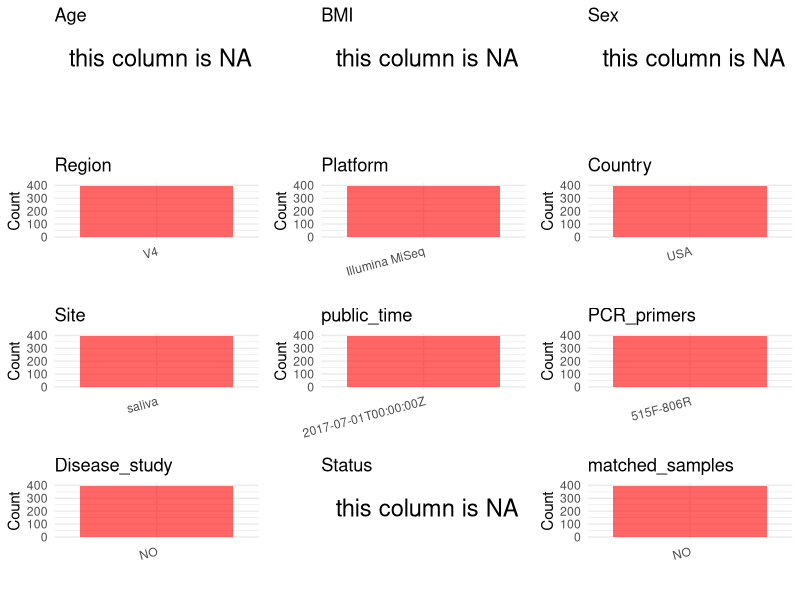

Write the R code that produced this figure. (Note: this script raises an error after producing the figure.)
## ---- chunk 1
# Load necessary libraries
library(dplyr)
library(ggplot2)
library(cowplot)

# Set working directory (update this path to your local directory)
setwd("D:/metadata/2/PRJEB20893")

# Read the initial metadata files
initial_meta<-read.csv("SraRunTable.csv",header = T)

# Combine the two metadata files
#meta <- rbind(initial_meta, initial_meta1)

#Remove entries non-oral samples
#initial_meta <- subset(initial_meta,BioSampleModel != "Metagenome or environmental")

# Check the number of samples containing "HT" in Sample.Name (e.g., healthy controls)
#nrow(subset(meta, grepl("HT", Sample.Name)))

# Display the first few rows of the metadata
head(initial_meta)
## ---- chunk 2
# Create a uniform metadata dataframe
metadata <- data.frame(
  BioProject = initial_meta$BioProject,
  Run = initial_meta$Run,
  sample_name = initial_meta$Sample.Name,
  Age = NA,
  BMI = NA,
  Sex=NA,
  Region = "V4",
  Platform = initial_meta$Instrument,
  Country = initial_meta$geo_loc_name_country,
  Site = initial_meta$environment_.material.,
  public_time = initial_meta$ReleaseDate,
  Status = NA,
  stringsAsFactors = FALSE
)
## ---- chunk 3
# Add information obtained from the publication
metadata$PCR_primers <- "515F-806R"
metadata$title <- "Genetic influences on the human oral microbiome"
metadata$Disease_study <- "NO"
# Assign disease status based on sample_name patterns
#metadata$Status<-"H"

keep_subjects <- unique(subset(metadata, Site == "saliva")$sample_name)
metadata <- subset(metadata, sample_name %in% keep_subjects)

metadata$matched_samples <- "NO"
## ---- chunk 4
# Check the number of unique runs and sample names
print(paste("Number of unique runs:", length(unique(metadata$Run))))
print(paste("Number of unique sample names:", length(unique(metadata$sample_name))))
## ---- chunk 5
# Select columns for visualization
plot_data <- metadata %>%
  select(-BioProject, -Run, -sample_name, -title)

# Function to create simple plots for each column
create_simple_plots <- function(data) {
  plots <- list()
  
  for (col in colnames(data)) {
    # Check if the column is all NA
    if (all(is.na(data[[col]]))) {
      # Create an empty plot with text indicating all NA
      p <- ggplot() +
        annotate("text", x = 0.5, y = 0.5, label = "this column is NA", size = 6) +
        labs(title = col) +
        theme_void()
    } else if (is.numeric(data[[col]])) {
      # Numeric variable: histogram
      p <- ggplot(data, aes(x = .data[[col]])) +
        geom_histogram(fill = "blue", alpha = 0.6, bins = 20, na.rm = TRUE) +
        labs(title = col) +
        theme_minimal()
    } else {
      # Categorical variable: bar plot (remove NA values)
      count_data <- as.data.frame(table(data[[col]], useNA = "ifany"))
      p <- ggplot(count_data, aes(x = reorder(Var1, -Freq), y = Freq)) +
        geom_col(fill = "red", alpha = 0.6) +
        labs(title = col, x = NULL, y = "Count") +
        theme_minimal() +
        theme(axis.text.x = element_text(angle = 15, hjust = 1))
    }
    plots[[col]] <- p
  }
  
  return(plots)
}

# Generate and arrange plots
plots <- create_simple_plots(plot_data)
p<-plot_grid(plots$Age, 
          plots$BMI, 
          plots$Sex, 
          plots$Region, 
          plots$Platform, 
          plots$Country, 
          plots$Site,
          plots$public_time, 
          plots$PCR_primers,
          plots$Disease_study,
          plots$Status,
          plots$matched_samples,# add 
          ncol = 3, align = "hv", axis = "lb")
ggsave("Metadata_Summary.png", plot = p, width = 8, height = 6, dpi = 150)
## ---- chunk 6
knitr::include_graphics("metadata_summary.png")
## ---- chunk 7
# Reorder columns to match the desired format
metadata <- metadata[, c(
  "BioProject", "Run", "sample_name", "Age", "BMI", "Sex", 
  "Region", "Platform", "Country", "Site", "public_time", 
  "PCR_primers", "title", "Disease_study", "Status","matched_samples"
)]

# Export the uniform metadata to a CSV file
write.csv(metadata, file = "metadata.csv", quote = TRUE)
head(metadata)
